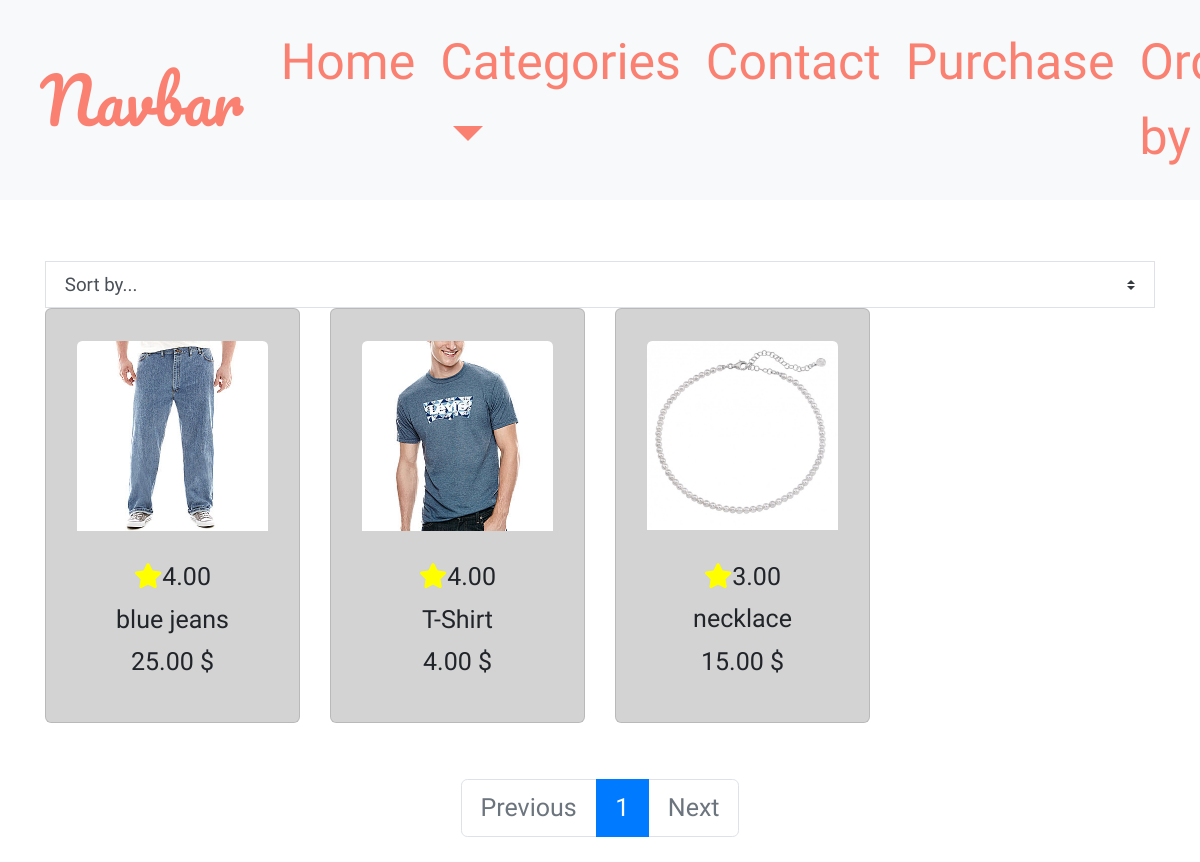
The app's page /products/, older data.
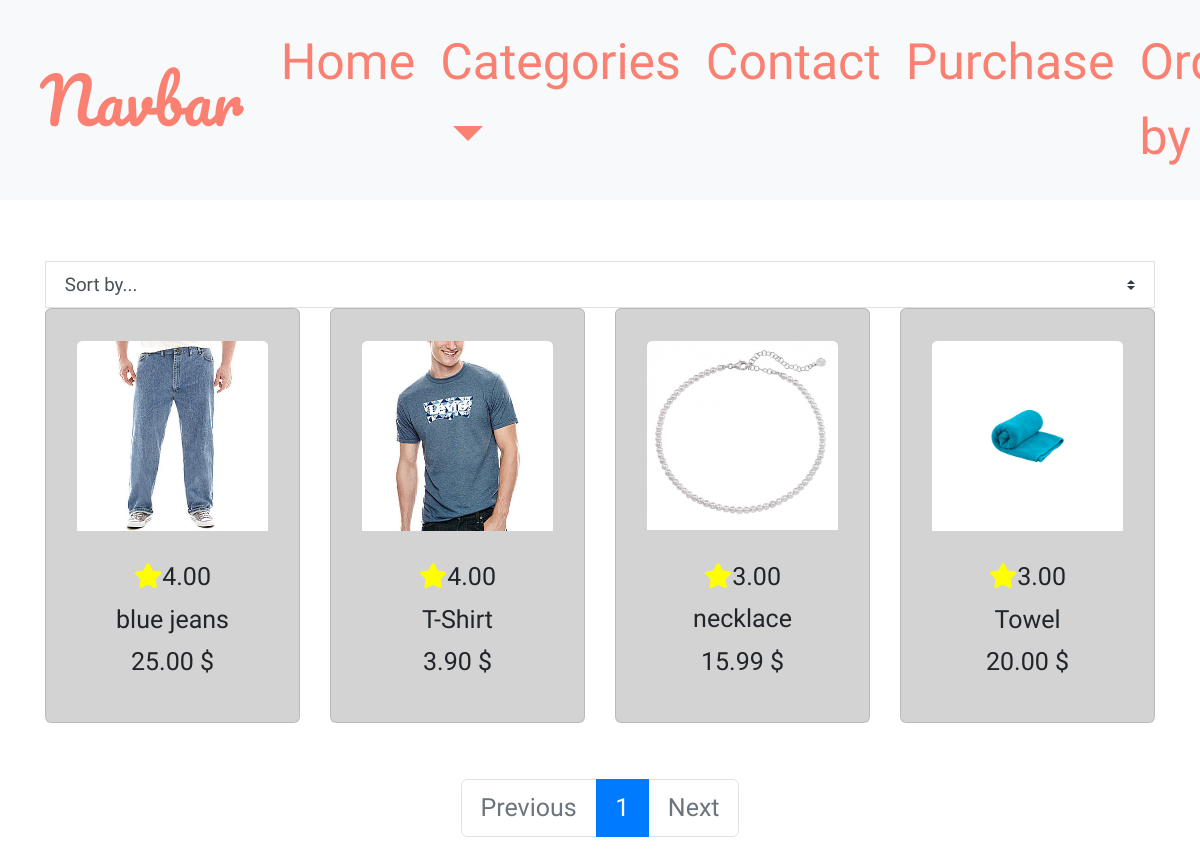
The same page, newer data.
### products/models.py (models this page shows, shortened)
class Product(models.Model):
    category = models.ForeignKey('Category', on_delete=models.CASCADE)
    name = models.CharField(max_length=254)
    sku = models.CharField(max_length=254, null=True, blank=True)
    description = models.TextField()
    price = models.DecimalField(max_digits=6, decimal_places=2)
    rating = models.DecimalField(max_digits=6, decimal_places=2, null=True, blank=True)
    image = models.ImageField()

### products/views.py (the view, shortened to what this page needs)
# urls.py: path('', views.all_products, name='products'),
def all_products(request):
    products = Product.objects.all()
    query = None
    categories = None
    sort = None
    direction = None
    current_sorting = f'{sort}_{direction}'
    paginator = Paginator(products, 4)
    page = request.GET.get('page')
    try:
        products = paginator.page(page)
    except PageNotAnInteger:
        products = paginator.page(1)
    except EmptyPage:
        products = paginator.page(paginator.num_pages)
    context = {
        'products': products,
        'search_term': query,
        'current_categories': categories,
        'current_sorting': current_sorting,
    }
    return render(request, 'products/products.html', context)

### products/templates/products/products.html (shortened to what this page needs)
{% extends "base.html" %}
{% load static %}
{% block page_header %}
    <div class="container header-container">
        <div class="row">
            <div class="col"></div>
        </div>
    </div>
{% endblock %}
{% block content %}
<div class="container" style="margin-top: 5%;">
  <select id="sort-selector" class="custom-select custom-select-sm rounded-0 border border-{% if current_sorting != 'None_None' %}info{% else %}black{% endif %}">
    <option value="reset" {% if current_sorting == 'None_None' %}selected{% endif %}>Sort by...</option>
</select>
    <div class="row">
        {% for product in products %}
         <div class="col-lg-3">
             <div class="card allproducts">
                <a href="{% url 'product_id' product.id %}">
                  <div class="card-body">
                      <img class=" card-img-top" src="{{ product.image.url }}" alt="{{ product.name }}">
                  </div>
                </a>
                <div class="card-content">
                  {% if product.rating %}
                  <h6 class="text-center"><i style="color:yellow;"  class="fa fa-star" style="font-size: small;"></i>{{ product.rating }}</h6>
                  {% else %}
                  <h6 class="text-center"><i style="color:yellow;"  class="fa fa-star" style="font-size: small;"></i>No rating</h6>
                  {% endif %}
                  <h6 class="text-center">{{ product.name }}</h6>
                  <h6 class="text-center">{{ product.price }} $</h6>
                </div>
             </div>
        </div>
        {% endfor %}
    </div>
    <nav style="margin-top: 5%;" aria-label="Page navigation">
      <ul class="pagination justify-content-center">
        {% if products.has_previous %}
          <li class="page-item">
            <a class="page-link" href="?{{ products.previous_page_number }}{% if request.GET.q %}&q={{ request.GET.q }}{% endif %}">Previous</a>
          </li>
        {% else %}
          <li class="page-item disabled">
            <a class="page-link" href="#" tabindex="-1" aria-disabled="True">Previous</a>
          </li>
        {% endif %}
        {% for i in products.paginator.page_range %}
          {% if products.number == i %}
            <li class="page-item active" aria-current="page">
              <span class="page-link">
                {{ i }}
              </span>
            </li>
          {% else %}
            <li class="page-item"><a class="page-link" href="?page={{ i }}{% if request.GET.q %}&q={{ request.GET.q }}{% endif %}">{{ i }}</a></li>
          {% endif %}
        {% endfor %}
        {% if products.has_next %}
          <li class="page-item">
            <a class="page-link" href="?page={{ products.next_page_number }}{% if request.GET.q %}&q={{ request.GET.q }}{% endif %}">Next</a>
          </li>
        {% else %}
          <li class="page-item disabled">
            <a class="page-link" href="#" tabindex="-1" aria-disabled="True">Next</a>
          </li>
        {% endif %}
      </ul>
    </nav>
{% endblock %}

Row changes from the older to the newer data that the page shows:
changed Product "T-Shirt": price "4.00" → "3.90"
changed Product "necklace": price "15.00" → "15.99"
added Product: image (picture), rating "3.00", name "Towel", price "20.00"
